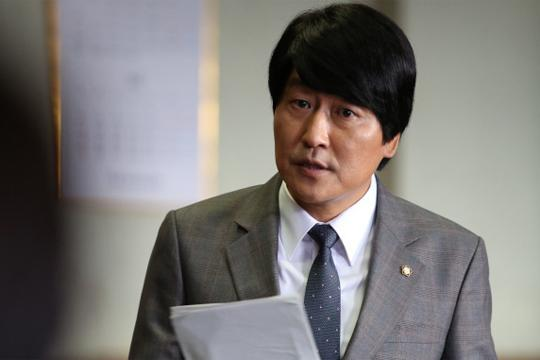
#> input picture 데이터분석/03. NumPy/data/test1.jpg, 540 x 360 px, found by its file name
$ python step05_image_reshape.py
#> lines starting #> are read from the running program, lines starting #| are printed output that depends on the picture
# -*- coding: utf-8 -*-
"""
step05_image_reshape.py

1. image shape & reshape
2. image file read & show
"""

import matplotlib.pyplot as plt
from sklearn.datasets import load_digits


# 1. image shape & reshape

# 1) dataset load
digits = load_digits() # 머신러닝 모델에서 사용되는 데이터셋
'''
입력변수(X) : 숫자(0~9) 필기체의 흑백 이미지
출력변수(y) : 10진 정수
'''
X = digits.data # 입력변수(X) 추출
y = digits.target # 출력변수(y) 추출

# 2) image reshape
first_img = X[0].reshape(8,8) # 모양변경
first_img.shape # (8, 8)


# 3) image show
plt.imshow(X=first_img, cmap='gray')
plt.show()
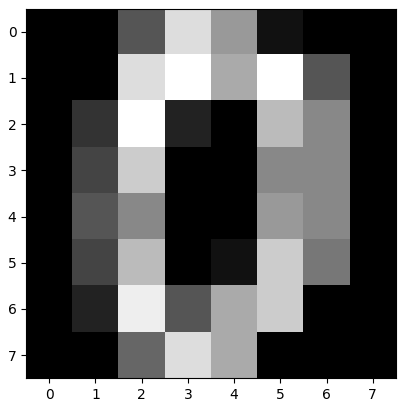
#> figure drawn by matplotlib, 1 panel


# 2. image file read & show
import matplotlib.image as img # 이미지 읽기

# image file path
path = r"C:\ITWILL\5_Python_ML\workspace\chap03_Numpy" # 이미지 경로

# 1) image 읽기
img_arr = img.imread(path + "/images/test1.jpg")
#> img_arr is the input picture: shape (360, 540, 3); mean R, G, B 123.9, 120.6, 118.6
img_arr

# 2) image 출력
plt.imshow(img_arr)
plt.show()
